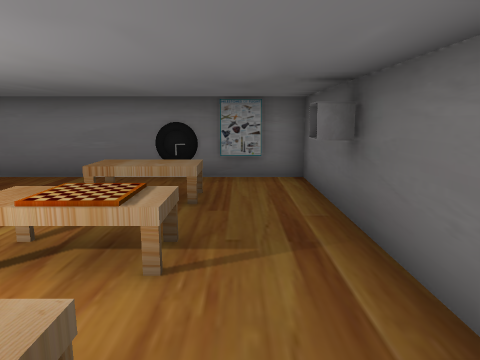
View 1 (above)

15 first-person views from a walk through a 3-D level made in the Unity game engine. The camera is 1.3 m above the floor, tilts 10° down and sees 70° across. Doors are open. The floor is counted in squares, 0.91 m on a side. Each view is taken from the middle of a square. On the plan, view 1 faces up. The plan holds only what a view shows up to about 15 squares ahead; the rest is blank. The place goes on beyond the plan. The player is left out. Some surface patterns are stand-ins.

View 2
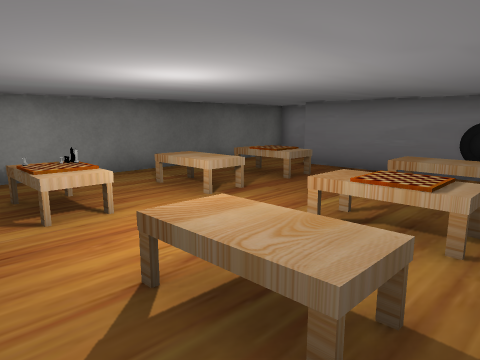

View 3
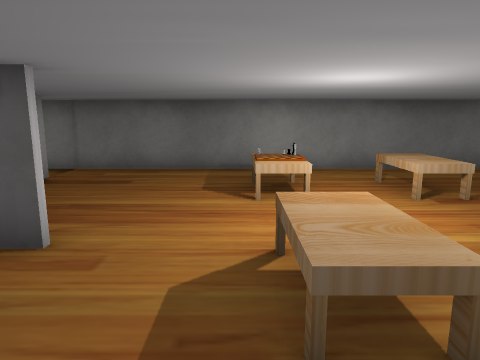

View 4
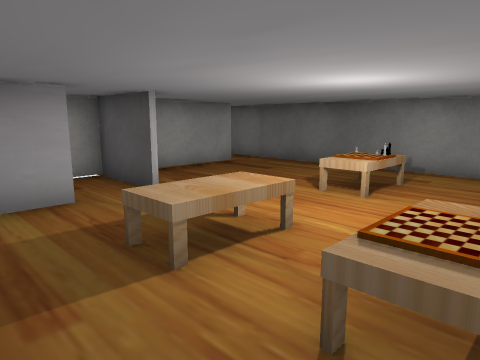

View 5
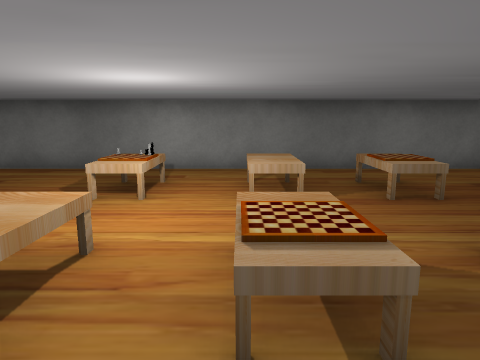

View 6
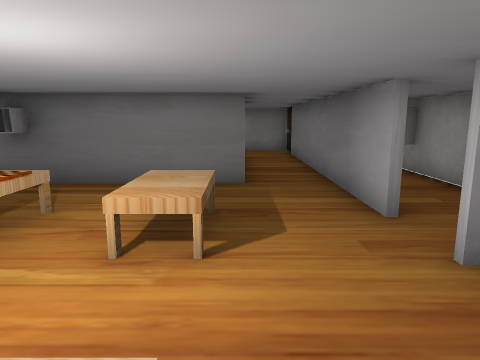

View 7
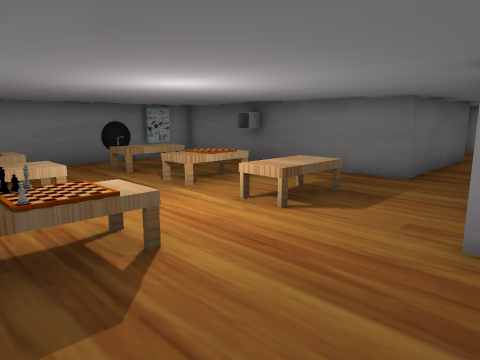

View 8
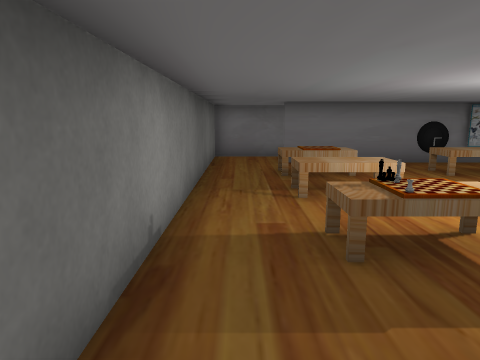

View 9
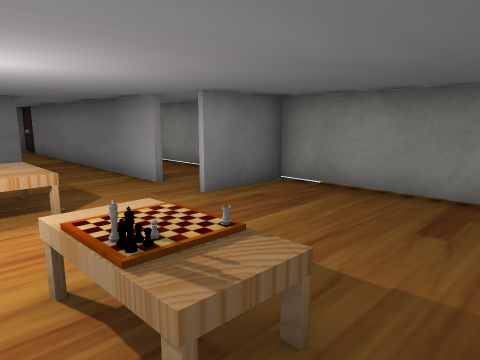

View 10
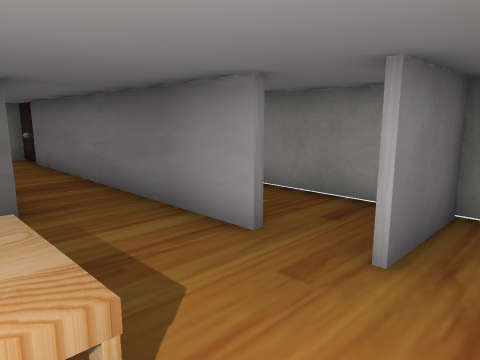

View 11
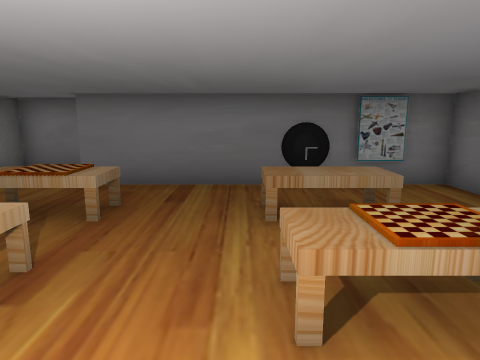

View 12
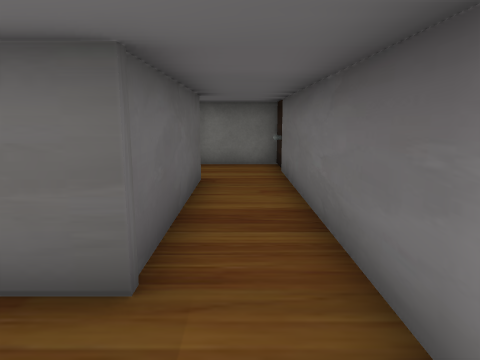

View 13
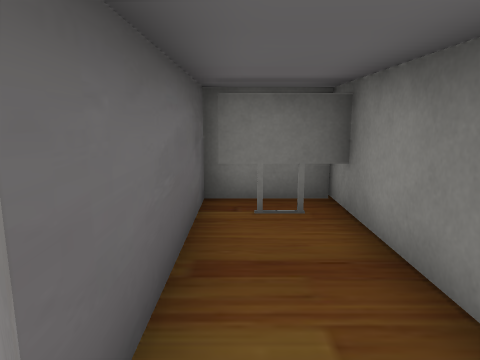

View 14
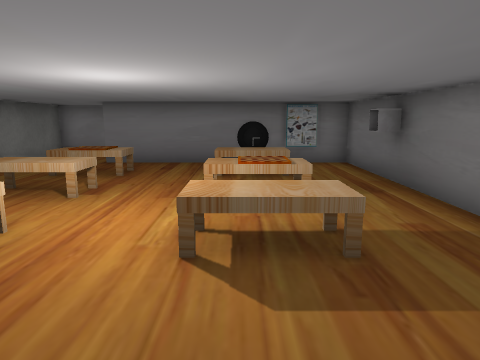

View 15
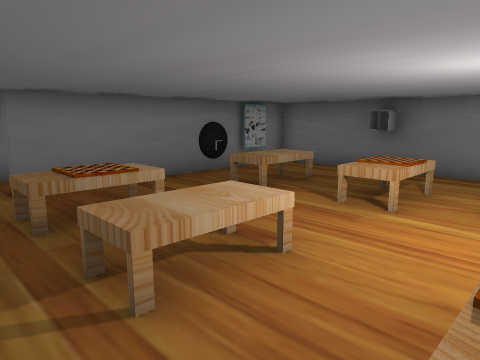

### Floor plan
Points are (right, up) in squares from view 1. A wall is a line through its corners. A room is listed if a view was taken in it or the views show most of it. See-through windows are left out.
Room 1 (views 1, 2, 3, 4, 5, 6, 7, 8, 9, 10, 11, 12, 15)
walls: (-1.1, -2.2) (1.4, -2.2); (1.6, -0.1) (1.6, 8.5) (-6.6, 8.5); (0.6, 8.3) (-0.5, 8.3); (-6.1, 10.4) (-9, 10.4) (-9, -4.6); (-2.8, -4.8) (-2.8, -2.1); (-7.2, -4.6) (-3, -4.6)
low walls: (-5.4, 1.2) (-5.4, 0.3) (-6.4, 0.3) (-6.4, 1.2) (-5.4, 1.2)
ways out: open door at (-2, -2) to room 2; opening at (2, -1) to room 3; open door at (-8, -4.5); open door at (-6.3, 9.7)
objects: table (-7, 1); table (-7, 3) to (-5, 4); table (-7, 6) to (-5, 6); table (-5, 1); table (-2, 1) to (-1, 1); table (-2, 3) to (-1, 4); table (-2, 6) to (-1, 6); clock (-2, 8); other object (1, 5)
Room 2 (views 13, 14)
walls: (-2.7, -2.1) (-2.7, -4.6); (-3, -4.6) (3.9, -4.6); (3.1, -4.8) (3.1, -2.6); (4.1, -2.3) (-1.1, -2.3)
ways out: open door at (-2, -2) to room 1
Room 3 (no view inside)
walls: (7.2, -0.1) (1.6, -0.1); (1.4, -2.2) (10.1, -2.2) (10.1, 0.6)
ways out: opening at (2, -1) to room 1

Positions as (right, up) in squares from view 1, and headings:
1: (0, 0), facing up
2: (0, -1), facing up-left
3: (1, 0), facing left
4: (1, 4), facing down-left
5: (1, 3), facing left
6: (-6, 0), facing right
7: (-7, -3), facing up-right
8: (-8, -3), facing up
9: (-8, 2), facing down-right
10: (-4, 1), facing down-right
11: (-3, 1), facing up
12: (-1, -1), facing right
13: (-2, -3), facing right
14: (-2, -3), facing up
15: (-8, 1), facing up-right
